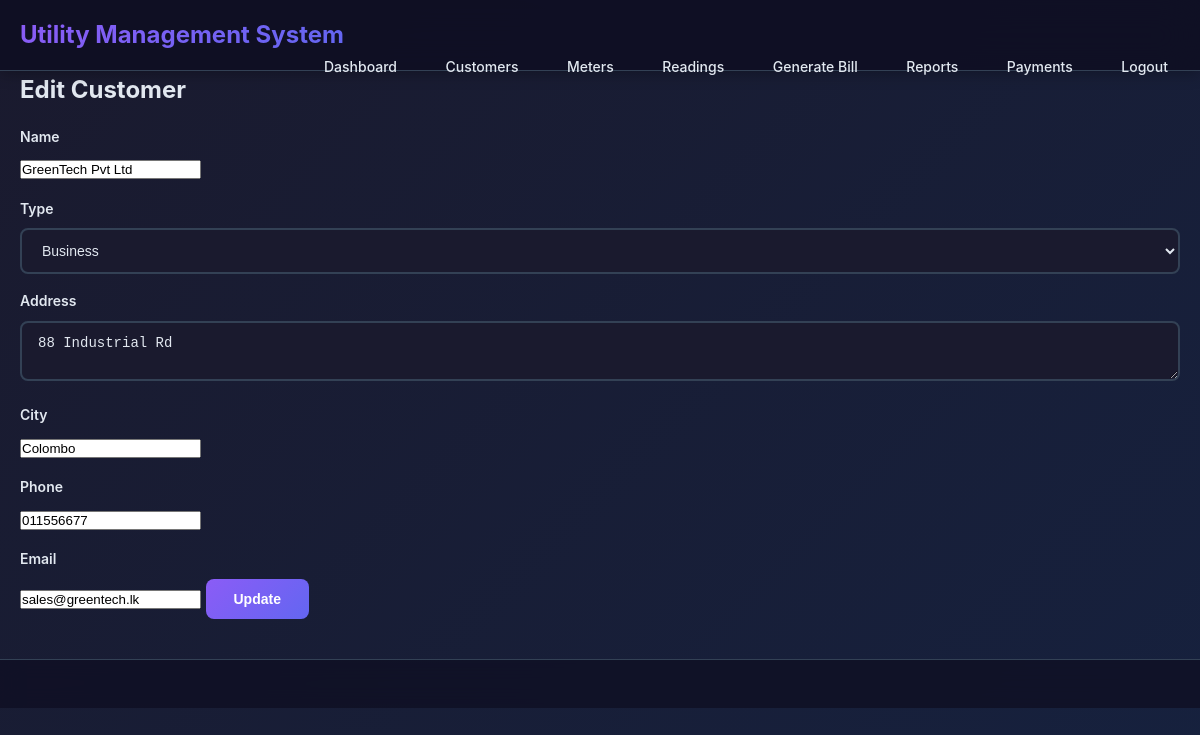
Page /public/edit_customer.php?id=4 (signed in) on the committed database.
### tables this page shows
CREATE TABLE customer (
  customer_id INT AUTO_INCREMENT PRIMARY KEY,
  customer_type ENUM('Household','Business','Government') NOT NULL,
  name VARCHAR(150) NOT NULL,
  address TEXT,
  city VARCHAR(100),
  phone VARCHAR(20),
  email VARCHAR(100),
  created_at DATETIME DEFAULT CURRENT_TIMESTAMP
);

### public/edit_customer.php (the view, shortened to what this page needs)
<?php
require_once __DIR__ . '/../includes/config.php';
require_once __DIR__ . '/../includes/header.php';
$id = intval($_GET['id'] ?? 0);
$stmt = $pdo->prepare("SELECT * FROM customer WHERE customer_id = :id");
$stmt->execute([':id' => $id]);
$customer = $stmt->fetch();
?>
<h2>Edit Customer</h2>
<form method="post">
  <label>Name</label><input name="name" required value="<?= htmlspecialchars($customer['name']) ?>" />
  <label>Type</label>
  <select name="customer_type">
    <option <?= $customer['customer_type']=='Business'?'selected':'' ?>>Business</option>
  </select>
  <label>Address</label><textarea name="address"><?= htmlspecialchars($customer['address']) ?></textarea>
  <label>City</label><input name="city" value="<?= htmlspecialchars($customer['city']) ?>" />
  <label>Phone</label><input name="phone" value="<?= htmlspecialchars($customer['phone']) ?>" />
  <label>Email</label><input name="email" type="email" value="<?= htmlspecialchars($customer['email']) ?>" />
  <button class="btn" type="submit">Update</button>
</form>
<?php require_once __DIR__ . '/../includes/footer.php'; ?>

### assets/css/style.css (style rules this page uses)
:root { --max-width: 1200px; --primary: #8b5cf6; --primary-dark: #7c3aed; --secondary: #ec4899; --accent: #f59e0b; --success: #10b981; --warning: #f59e0b; --error: #ef4444; --info: #06b6d4; --dark: #0f0f23; --dark-light: #1a1a2e; --dark-lighter: #252547; --light: #e2e8f0; --light-muted: #94a3b8; --gray-100: #1e293b; --gray-200: #334155; --gray-300: #475569; --gray-400: #64748b; --gray-500: #94a3b8; --gray-600: #cbd5e1; --gradient-primary: linear-gradient(135deg, #8b5cf6 0%, #6366f1 100%); --gradient-secondary: linear-gradient(135deg, #ec4899 0%, #f97316 100%); --gradient-accent: linear-gradient(135deg, #f59e0b 0%, #eab308 100%); --gradient-dark: linear-gradient(135deg, #1a1a2e 0%, #16213e 100%); --shadow-sm: 0 2px 15px rgba(0, 0, 0, 0.3); --shadow-md: 0 8px 30px rgba(0, 0, 0, 0.4); --shadow-lg: 0 16px 50px rgba(0, 0, 0, 0.5); --border-radius: 12px; --border-radius-lg: 16px; }
* { box-sizing: border-box; margin: 0; padding: 0; }
body { font-family: 'Inter', 'Segoe UI', Arial, sans-serif; background: var(--gradient-dark); margin: 0; color: var(--light); line-height: 1.6; min-height: 100vh; }
label { display: block; margin: 16px 0 8px; font-size: 14px; font-weight: 600; color: var(--light); }
input[type="text"], input[type="password"], input[type="date"], textarea, select { width: 100%; padding: 12px 16px; border: 2px solid var(--gray-200); border-radius: 8px; font-size: 14px; transition: all 0.3s ease; background: var(--dark-light); color: var(--light); }
.btn { display: inline-block; padding: 12px 28px; background: var(--gradient-primary); color: white; border-radius: 8px; border: none; cursor: pointer; text-decoration: none; font-weight: 600; font-size: 14px; transition: all 0.3s ease; position: relative; overflow: hidden; }
.btn::before { content: ''; position: absolute; top: 0; left: -100%; width: 100%; height: 100%; background: linear-gradient(90deg, transparent, rgba(255,255,255,0.2), transparent); transition: left 0.5s; }
::placeholder { color: var(--gray-400); }

### rows in the picture
customer: name "GreenTech Pvt Ltd", customer_type "Business", address "88 Industrial Rd", city "Colombo", phone "011556677", email "sales@greentech.lk"
